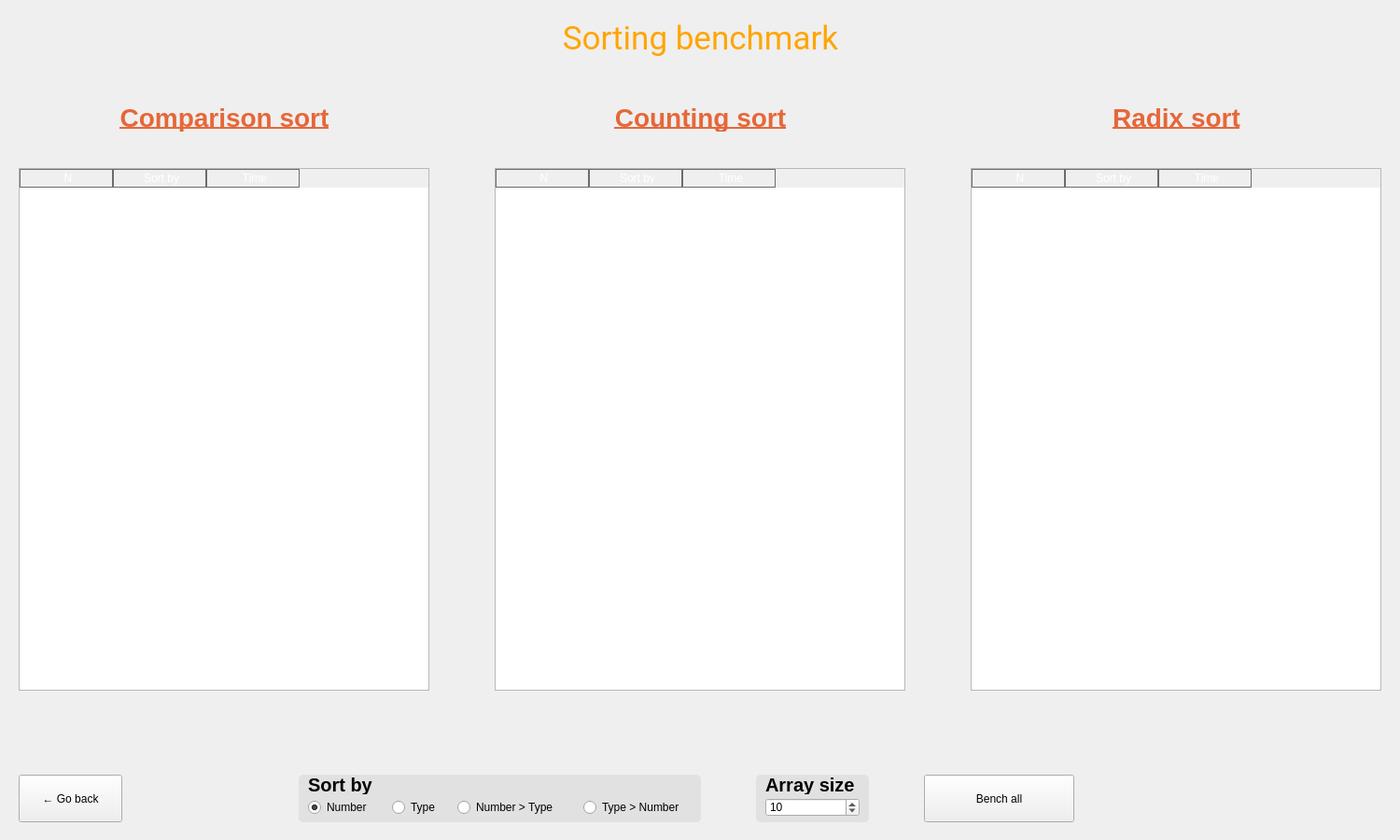
<?xml version="1.0" encoding="UTF-8"?>
<ui version="4.0">
 <class>BenchSortingWindow</class>
 <widget class="QWidget" name="BenchSortingWindow">
  <property name="geometry">
   <rect>
    <x>0</x>
    <y>0</y>
    <width>1500</width>
    <height>900</height>
   </rect>
  </property>
  <property name="windowTitle">
   <string>Form</string>
  </property>
  <widget class="QPushButton" name="benchAllButton">
   <property name="geometry">
    <rect>
     <x>990</x>
     <y>830</y>
     <width>161</width>
     <height>51</height>
    </rect>
   </property>
   <property name="text">
    <string>Bench all</string>
   </property>
  </widget>
  <widget class="QLabel" name="label_3">
   <property name="geometry">
    <rect>
     <x>530</x>
     <y>110</y>
     <width>441</width>
     <height>31</height>
    </rect>
   </property>
   <property name="styleSheet">
    <string notr="true">font-size: 28px;
font-weight: 500;
text-decoration: underline;
color: #e66739;</string>
   </property>
   <property name="text">
    <string>Counting sort</string>
   </property>
   <property name="alignment">
    <set>Qt::AlignCenter</set>
   </property>
  </widget>
  <widget class="QPushButton" name="backButton">
   <property name="geometry">
    <rect>
     <x>20</x>
     <y>830</y>
     <width>111</width>
     <height>51</height>
    </rect>
   </property>
   <property name="text">
    <string>← Go back</string>
   </property>
  </widget>
  <widget class="QLabel" name="label_2">
   <property name="geometry">
    <rect>
     <x>20</x>
     <y>110</y>
     <width>441</width>
     <height>31</height>
    </rect>
   </property>
   <property name="styleSheet">
    <string notr="true">font-size: 28px;
font-weight: 500;
text-decoration: underline;
color: #e66739;</string>
   </property>
   <property name="text">
    <string>Comparison sort</string>
   </property>
   <property name="alignment">
    <set>Qt::AlignCenter</set>
   </property>
  </widget>
  <widget class="QTableWidget" name="comparisonTable">
   <property name="geometry">
    <rect>
     <x>20</x>
     <y>180</y>
     <width>440</width>
     <height>560</height>
    </rect>
   </property>
   <property name="styleSheet">
    <string notr="true">QHeaderView::section {
    background-color: qlineargradient(x1:0, y1:0, x2:0, y2:1,
                                      stop:0 #DE6262,  stop:1 #FFB88C);
    color: white;
    padding-left: 4px;
    border: 1px solid #6c6c6c;
}

QTableView {
    selection-background-color: #dedede;

	selection-color: dark-grey;

	font-size:15px;
}


/* style the sort indicator */
QHeaderView::down-arrow {
    image: url(down_arrow.png);
}

QHeaderView::up-arrow {
    image: url(up_arrow.png);
}

QTableView::item {
}
</string>
   </property>
   <column>
    <property name="text">
     <string>N</string>
    </property>
   </column>
   <column>
    <property name="text">
     <string>Sort by</string>
    </property>
   </column>
   <column>
    <property name="text">
     <string>Time</string>
    </property>
   </column>
  </widget>
  <widget class="QTableWidget" name="radixTable">
   <property name="geometry">
    <rect>
     <x>1040</x>
     <y>180</y>
     <width>440</width>
     <height>560</height>
    </rect>
   </property>
   <property name="styleSheet">
    <string notr="true">QHeaderView::section {
    background-color: qlineargradient(x1:0, y1:0, x2:0, y2:1,
                                      stop:0 #DE6262,  stop:1 #FFB88C);
    color: white;
    padding-left: 4px;
    border: 1px solid #6c6c6c;
}

QTableView {
    selection-background-color: #dedede;

	selection-color: dark-grey;

	font-size:15px;
}


/* style the sort indicator */
QHeaderView::down-arrow {
    image: url(down_arrow.png);
}

QHeaderView::up-arrow {
    image: url(up_arrow.png);
}

QTableView::item {
}
</string>
   </property>
   <column>
    <property name="text">
     <string>N</string>
    </property>
   </column>
   <column>
    <property name="text">
     <string>Sort by</string>
    </property>
   </column>
   <column>
    <property name="text">
     <string>Time</string>
    </property>
   </column>
  </widget>
  <widget class="QLabel" name="pageName_3">
   <property name="geometry">
    <rect>
     <x>0</x>
     <y>0</y>
     <width>1501</width>
     <height>81</height>
    </rect>
   </property>
   <property name="styleSheet">
    <string notr="true">color: orange;
font-size: 35px;
font-family: Roboto;</string>
   </property>
   <property name="text">
    <string>Sorting benchmark</string>
   </property>
   <property name="alignment">
    <set>Qt::AlignCenter</set>
   </property>
  </widget>
  <widget class="QTableWidget" name="countingTable">
   <property name="geometry">
    <rect>
     <x>530</x>
     <y>180</y>
     <width>440</width>
     <height>560</height>
    </rect>
   </property>
   <property name="styleSheet">
    <string notr="true">QHeaderView::section {
    background-color: qlineargradient(x1:0, y1:0, x2:0, y2:1,
                                      stop:0 #DE6262,  stop:1 #FFB88C);
    color: white;
    padding-left: 4px;
    border: 1px solid #6c6c6c;
}

QTableView {
    selection-background-color: #dedede;

	selection-color: dark-grey;

	font-size:15px;
}


/* style the sort indicator */
QHeaderView::down-arrow {
    image: url(down_arrow.png);
}

QHeaderView::up-arrow {
    image: url(up_arrow.png);
}

QTableView::item {
}
</string>
   </property>
   <column>
    <property name="text">
     <string>N</string>
    </property>
   </column>
   <column>
    <property name="text">
     <string>Sort by</string>
    </property>
   </column>
   <column>
    <property name="text">
     <string>Time</string>
    </property>
   </column>
  </widget>
  <widget class="QLabel" name="label_4">
   <property name="geometry">
    <rect>
     <x>1040</x>
     <y>110</y>
     <width>441</width>
     <height>31</height>
    </rect>
   </property>
   <property name="styleSheet">
    <string notr="true">font-size: 28px;
font-weight: 500;
text-decoration: underline;
color: #e66739;</string>
   </property>
   <property name="text">
    <string>Radix sort</string>
   </property>
   <property name="alignment">
    <set>Qt::AlignCenter</set>
   </property>
  </widget>
  <widget class="QGroupBox" name="groupBox">
   <property name="geometry">
    <rect>
     <x>320</x>
     <y>830</y>
     <width>431</width>
     <height>51</height>
    </rect>
   </property>
   <property name="styleSheet">
    <string notr="true">QGroupBox {
	background-color: #e1e1e1;
border-radius: 5px;
}</string>
   </property>
   <property name="title">
    <string/>
   </property>
   <widget class="QRadioButton" name="numberRadio">
    <property name="geometry">
     <rect>
      <x>10</x>
      <y>25</y>
      <width>71</width>
      <height>20</height>
     </rect>
    </property>
    <property name="text">
     <string>Number</string>
    </property>
    <property name="checked">
     <bool>true</bool>
    </property>
   </widget>
   <widget class="QRadioButton" name="typeRadio">
    <property name="geometry">
     <rect>
      <x>100</x>
      <y>25</y>
      <width>61</width>
      <height>20</height>
     </rect>
    </property>
    <property name="text">
     <string>Type</string>
    </property>
   </widget>
   <widget class="QRadioButton" name="numberTypeRadio">
    <property name="geometry">
     <rect>
      <x>170</x>
      <y>25</y>
      <width>121</width>
      <height>20</height>
     </rect>
    </property>
    <property name="text">
     <string>Number &gt; Type</string>
    </property>
   </widget>
   <widget class="QLabel" name="label_8">
    <property name="geometry">
     <rect>
      <x>10</x>
      <y>0</y>
      <width>281</width>
      <height>21</height>
     </rect>
    </property>
    <property name="styleSheet">
     <string notr="true">font-size: 20px;
font-weight: 500;</string>
    </property>
    <property name="text">
     <string>Sort by</string>
    </property>
   </widget>
   <widget class="QRadioButton" name="typeNumberRadio">
    <property name="geometry">
     <rect>
      <x>305</x>
      <y>25</y>
      <width>121</width>
      <height>20</height>
     </rect>
    </property>
    <property name="text">
     <string>Type &gt; Number</string>
    </property>
   </widget>
  </widget>
  <widget class="QGroupBox" name="groupBox_4">
   <property name="geometry">
    <rect>
     <x>810</x>
     <y>830</y>
     <width>121</width>
     <height>51</height>
    </rect>
   </property>
   <property name="styleSheet">
    <string notr="true">QGroupBox {
	background-color: #e1e1e1;
border-radius: 5px;
}</string>
   </property>
   <property name="title">
    <string/>
   </property>
   <widget class="QLabel" name="label">
    <property name="geometry">
     <rect>
      <x>10</x>
      <y>0</y>
      <width>101</width>
      <height>21</height>
     </rect>
    </property>
    <property name="styleSheet">
     <string notr="true">font-size: 20px;
font-weight: 500;</string>
    </property>
    <property name="text">
     <string>Array size</string>
    </property>
   </widget>
   <widget class="QSpinBox" name="sortingArrSizeCounter">
    <property name="geometry">
     <rect>
      <x>10</x>
      <y>25</y>
      <width>101</width>
      <height>20</height>
     </rect>
    </property>
    <property name="minimum">
     <number>2</number>
    </property>
    <property name="maximum">
     <number>100000000</number>
    </property>
    <property name="singleStep">
     <number>5</number>
    </property>
    <property name="value">
     <number>10</number>
    </property>
   </widget>
  </widget>
 </widget>
 <resources/>
 <connections/>
</ui>
